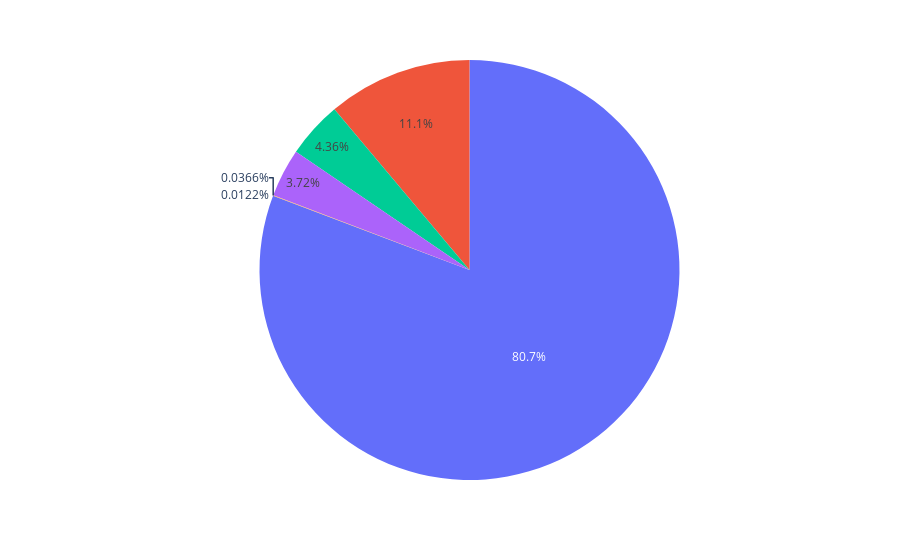

Here is the notebook cell this chart was saved with:
### Code cell
fig = px.pie(labels=ratings.index, values=ratings.values)
fig.show()

### Figure 1 — Plotly figure (JSON) as saved in the notebook; plotly's stock layout.template omitted (floating-point values rounded to 4 significant figures)
{"data": [{"domain": {"x": [0, 1], "y": [0, 1]}, "hovertemplate": "value=%{value}<extra></extra>", "legendgroup": "", "name": "", "showlegend": false, "type": "pie", "values": [6619, 912, 357, 305, 3, 1]}], "layout": {"legend": {"tracegroupgap": 0}, "margin": {"t": 60}}}
